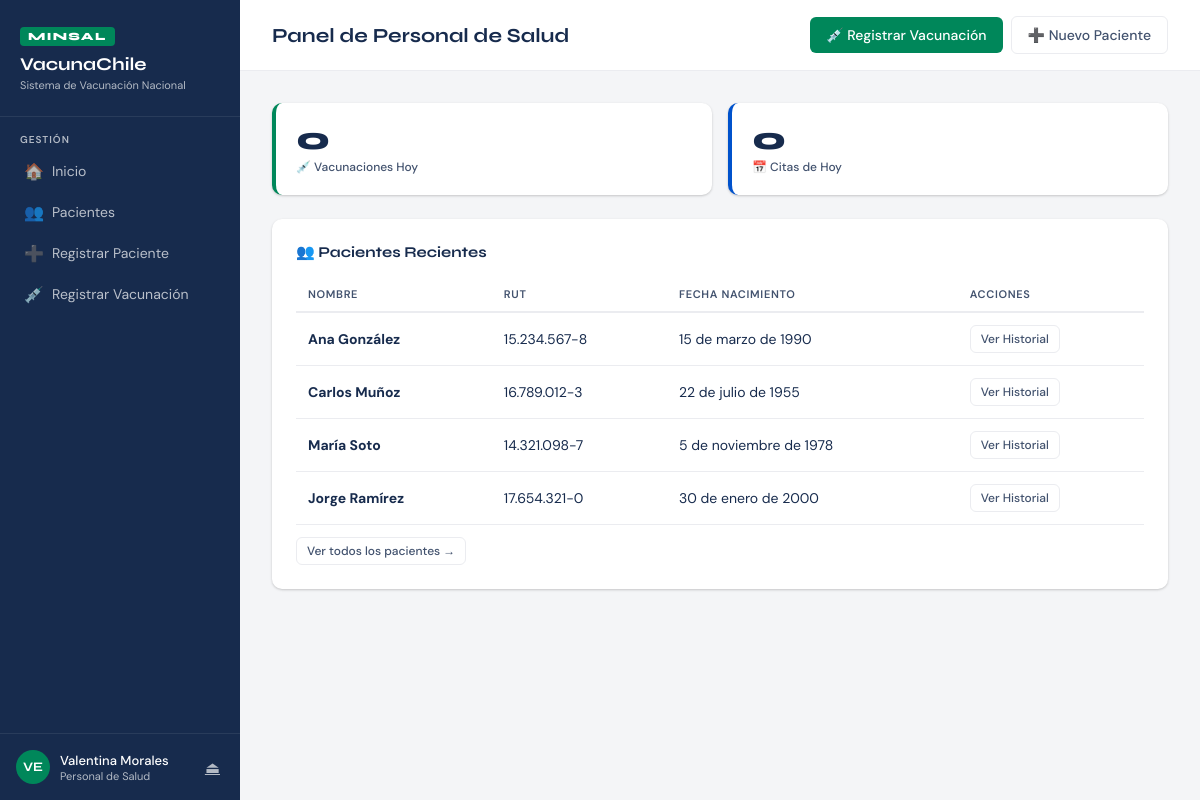
The app's page /dashboard/ (signed in), older data.
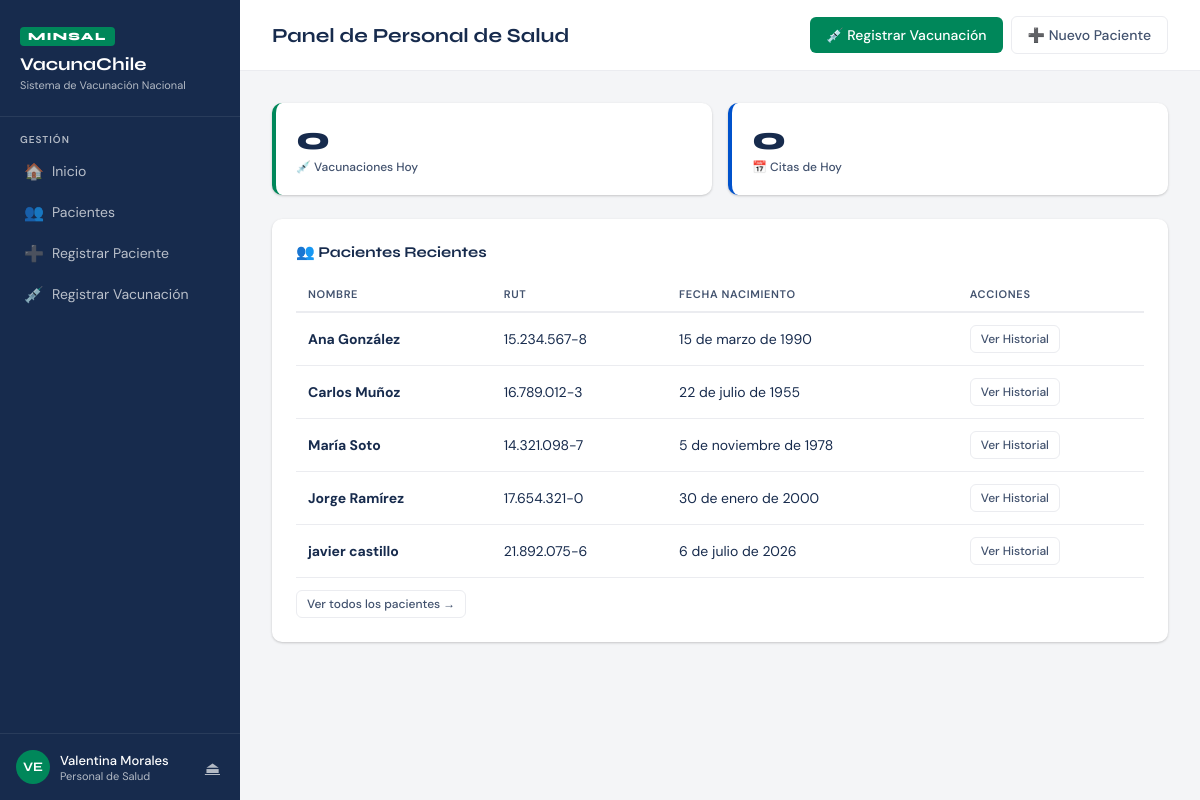
The same page, newer data.
### vacunacion/models.py (models this page shows, shortened)
class Paciente(models.Model):
    usuario = models.OneToOneField(Usuario, on_delete=models.CASCADE, related_name='paciente')
    rut = models.CharField(max_length=12, unique=True)
    nombre = models.CharField(max_length=100)
    fechaNacimiento = models.DateField()
    campanas = models.ManyToManyField(Campana, blank=True, related_name='pacientes')
    grupos_riesgo = models.ManyToManyField(GrupoRiesgo, blank=True, related_name='pacientes')

### vacunacion/views.py (the view)
# urls.py: path('dashboard/', views.dashboard, name='dashboard'),
@login_required
def dashboard(request):
    user = request.user
    context = {'user': user}
    if user.rol == 'paciente' or (hasattr(user, 'paciente')):
        try:
            paciente = user.paciente
            context['citas'] = Cita.objects.filter(paciente=paciente, cancelada=False).order_by('fecha', 'hora')[:5]
            context['vacunaciones'] = Vacunacion.objects.filter(paciente=paciente).order_by('-fecha')[:5]
            context['total_vacunas'] = Vacunacion.objects.filter(paciente=paciente).count()
        except Paciente.DoesNotExist:
            pass
        return render(request, 'vacunacion/dashboard_paciente.html', context)
    elif user.rol == 'personal_salud':
        context['vacunaciones_hoy'] = Vacunacion.objects.filter(fecha=timezone.now().date()).count()
        context['citas_hoy'] = Cita.objects.filter(fecha=timezone.now().date(), cancelada=False).count()
        context['pacientes'] = Paciente.objects.all()[:5]
        return render(request, 'vacunacion/dashboard_personal.html', context)
    elif user.rol == 'personal_minsal':
        context['total_campanas'] = Campana.objects.count()
        context['total_vacunaciones'] = Vacunacion.objects.count()
        context['total_pacientes'] = Paciente.objects.count()
        context['campanas'] = Campana.objects.order_by('-fechaInicio')[:5]
        return render(request, 'vacunacion/dashboard_minsal.html', context)
    return render(request, 'vacunacion/dashboard_paciente.html', context)

### vacunacion/templates/vacunacion/dashboard_personal.html (shortened to what this page needs)
{% extends 'vacunacion/base.html' %}
{% block page_title %}Panel de Personal de Salud{% endblock %}
{% block topbar_actions %}
<a href="{% url 'registrar_vacunacion' %}" class="btn btn-primary">💉 Registrar Vacunación</a>
<a href="{% url 'registrar_paciente' %}" class="btn btn-ghost">➕ Nuevo Paciente</a>
{% endblock %}
{% block content %}
<div class="stats-grid">
    <div class="stat-card">
        <div class="stat-value">{{ vacunaciones_hoy }}</div>
        <div class="stat-label">💉 Vacunaciones Hoy</div>
    </div>
    <div class="stat-card azul">
        <div class="stat-value">{{ citas_hoy }}</div>
        <div class="stat-label">📅 Citas de Hoy</div>
    </div>
</div>
<div class="card">
    <div class="card-title">👥 Pacientes Recientes</div>
    {% if pacientes %}
    <table>
        <thead>
            <tr>
                <th>Nombre</th>
                <th>RUT</th>
                <th>Fecha Nacimiento</th>
                <th>Acciones</th>
            </tr>
        </thead>
        <tbody>
        {% for p in pacientes %}
            <tr>
                <td><strong>{{ p.nombre }}</strong></td>
                <td>{{ p.rut }}</td>
                <td>{{ p.fechaNacimiento }}</td>
                <td>
                    <a href="{% url 'historial_paciente' p.pk %}" class="btn btn-ghost btn-sm">Ver Historial</a>
                </td>
            </tr>
        {% endfor %}
        </tbody>
    </table>
    <div style="margin-top:12px">
        <a href="{% url 'lista_pacientes' %}" class="btn btn-ghost btn-sm">Ver todos los pacientes →</a>
    </div>
    {% else %}
    <div class="empty-state">
        <div class="icon">👥</div>
        <p>No hay pacientes registrados aún.</p>
    </div>
    {% endif %}
</div>
{% endblock %}

Row changes from the older to the newer data that the page shows:
added Paciente: nombre "javier castillo", rut "21.892.075-6", fechaNacimiento "6 de julio de 2026"
